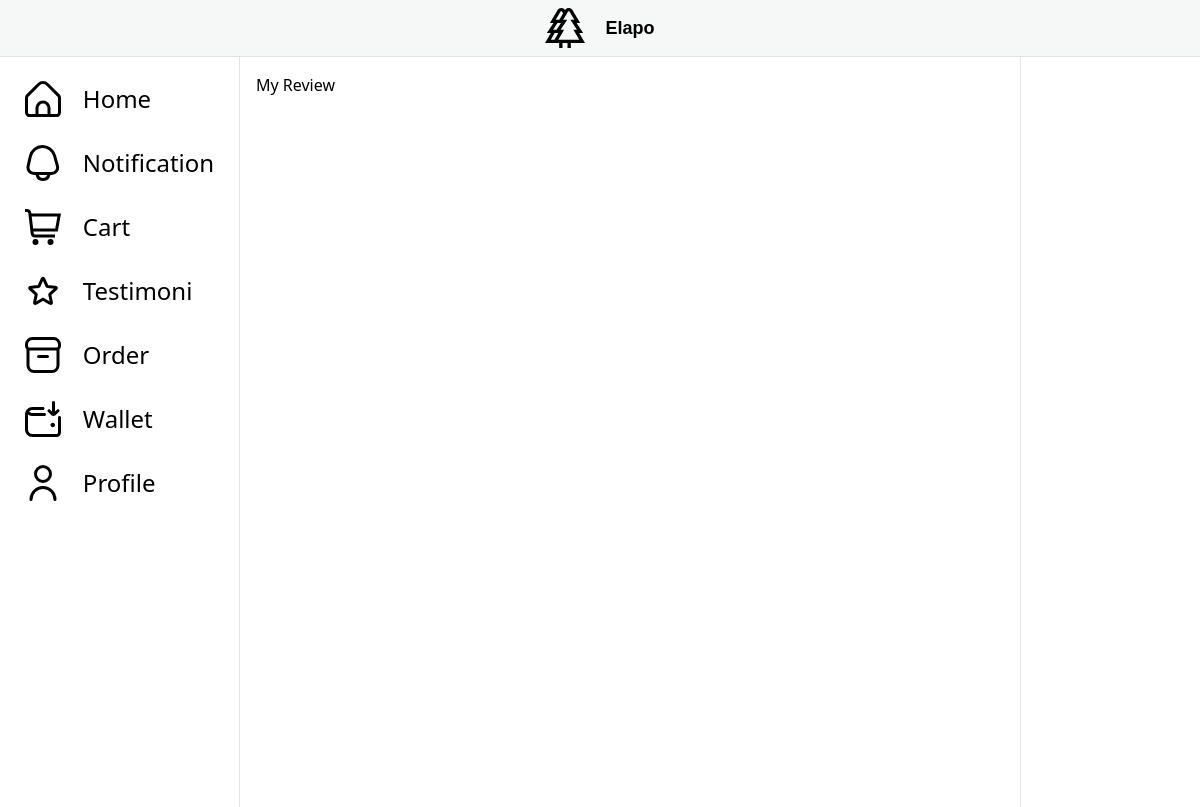
The app's page /review/my-review/ (signed in), older data.
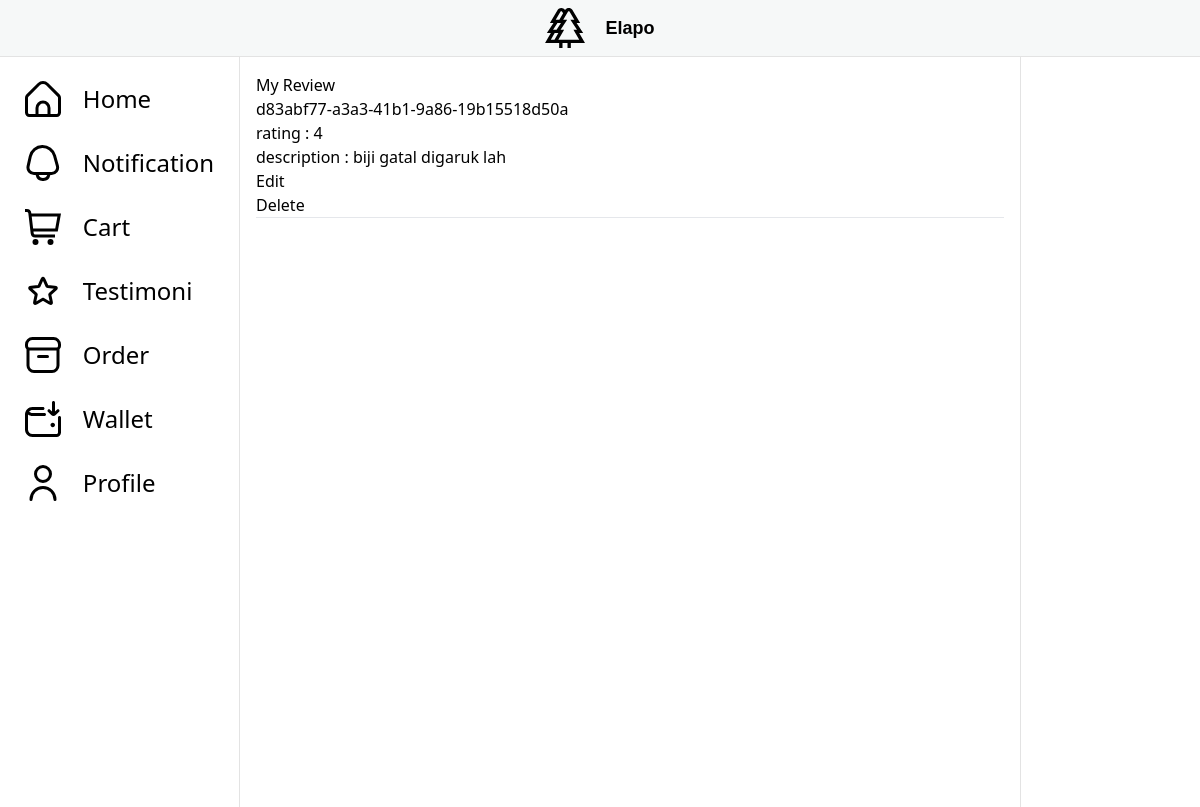
The same page, newer data.
### review/models.py (models this page shows)
class Review(models.Model):
    review_id = models.UUIDField(primary_key=True, default=uuid.uuid4, editable=False)
    customer = models.ForeignKey(Customer, on_delete=models.CASCADE)
    order = models.ForeignKey(Order, on_delete=models.CASCADE)
    description = models.TextField()
    rating = models.IntegerField()

### review/views.py (the view)
# urls.py: path("my-review/", get_review, name="my_review"),
@login_required
def get_review(request):
    context = {'user': request.user}
    if get_user_role(request.user) == 'Customer':
        context['is_customer'] = True
    else:
        return JsonResponse({'message': 'hmm you cannot see this, your not customer'})
    reviews = Review.objects.filter(customer=request.user.customer)
    context['reviews'] = reviews
    return render(request, 'user_review.html', context)

### core/views.py (called while the page is built)
def get_user_role(user):
    user_group = user.groups.values_list('name', flat='True')
    if len(user_group) == 1:
        if user_group[0] == 'Admin':
            return 'Admin'
        elif user_group[0] == 'Customer':
            return 'Customer'
        else:
            return 'Worker'
    else:
        return 'hey you mfs'

### review/templates/user_review.html (shortened to what this page needs)
{% extends 'main.html' %}
{% block content %}
<h2>My Review</h2>
{% for review in reviews%}
    <p>{{review.review_id}}</p>
    <p>rating : {{review.rating}} </p>
    <p>description : {{review.description}}</p>
    <form method="GET" action="{% url 'review:update_review' review.review_id %}">
        <button type="submit">Edit</button>
    </form>
    <form method="POST" action="{% url 'review:delete_review' review.review_id %}">
        <button type="submit">Delete</button>
    </form>
    <hr>
{%endfor%}
{% endblock content %}

### templates/main.html (shortened to what this page needs)
{% load static %}
<!DOCTYPE html>
<html>
  <head>
    <script src="https://cdn.tailwindcss.com"></script>
  </head>
  <body>
    {% include 'navbar.html'%}
    <div class="appMain-global">
    <div class="appMain-left-sidebar">
        <div class="appMain-left-sidebar-content">
        <ul>
        <a href="{% url 'main:home' %}">
        <li>
            <span>Home</span>
        </li>
        </a>
        <li>
            <span>Notification</span>
        </li>
        {% if is_customer %}
        <a href="{% url 'cart:show_cart' %}">
          <li>
              <span>Cart</span>
          </li>
        </a>
        <a href="{% url 'review:my_review' %}">
          <li>
              <span>Testimoni</span>
          </li>
        </a>
        {% endif %}
        <a href="{%url 'order:order_gateway' %}">
        <li>
            <span>Order</span>
        </li>
        </a>
        <a href="{% url 'wallet:show_wallet'%}">
        <li>
            <svg xmlns="http://www.w3.org/2000/svg" id="Layer_1" data-name="Layer 1" viewBox="0 0 24 24" width="36" height="36">
            <span>Wallet</span>
            </svg>
        </li>
        </a>
        <a href="{% if is_customer %}#{% elif is_admin %}#{% elif is_worker %} {%url 'worker:profile' %}{% endif %}">
        <li>
            <svg xmlns="http://www.w3.org/2000/svg" id="Outline" viewBox="0 0 24 24" width="36" height="36"><path d="M12,12A6,6,0,1,0,6,6,6.006,6.006,0,0,0,12,12ZM12,2A4,4,0,1,1,8,6,4,4,0,0,1,12,2Z"/><path d="M12,14a9.01,9.01,0,0,0-9,9,1,1,0,0,0,2,0,7,7,0,0,1,14,0,1,1,0,0,0,2,0A9.01,9.01,0,0,0,12,14Z"/></svg>
            <span>Profile</span>
        </li>
        </a>
        </ul>
        </div>
    </div>
    <main class="appMain-content">
    {% block content %}
    {% endblock content %}
    </main>
    <div class="appMain-right-sidebar flex align-center flex-col ">
    </div>
    </div>
  </body>
</html>

### templates/navbar.html (shortened to what this page needs)
<header>
  <div class="appHeader-global w-full bg-cream ">
    <div class="appHeader-global-start">
      <div class="appHeader-global-start-logo">
      </div>
      <div class="appHeader-global-start-dashboard">
        <span>Elapo</span>
      </div>
    </div>
  </div>
</header>

### templates/main.html (style rules this page uses)
.appMain-global { display: flex; height: calc(100vh - 50px); }
.appMain-left-sidebar { width: 20%; background: white; padding: 1rem; border-right: 1px solid #e3e3e3; overflow-y: auto; display:flex; justify-content: center; }
.appMain-left-sidebar ul { list-style: none; padding: 0; }
h2 { margin-bottom: 8px; }
.appMain-left-sidebar li { padding: 0.5rem; cursor: pointer; border-radius: 8px; font-size: 24px; display: flex; gap: var(--base-size-10, 10px); justify-content: left; align-items: space-evenly; margin-bottom:12px; }
span { padding-left: 12px; }
.appMain-content { flex: 1; padding: 1rem; overflow-y: auto; }
.appMain-right-sidebar { width: 15%; background: white; padding: 1rem; border-left: 1px solid #e3e3e3; overflow-y: auto; }

### templates/navbar.html (style rules this page uses)
.appHeader-global { font-family: Helvetica,Arial,sans-serif; display : flex; padding: var(--base-size-16, var(--base-size-16)); gap: var(--base-size-12, 12px); background-color: #f6f8f8; border-bottom: 1px solid #e3e3e3; padding-left: 10px; padding-right: 10px; padding-top: 8px; padding-bottom: 8px; }
.appHeader-global-start { flex: 1 1 auto; display: flex; gap: var(--base-size-8, 8px); justify-content: center; }
.appHeader-global-start-dashboard { font-size: 18px; display: flex; justify-content: center; align-items: center; font-weight: 700; }

Row changes from the older to the newer data that the page shows:
added Review: review_id "d83abf77-a3a3-41b1-9a86-19b15518d50a", rating "4", description "biji gatal digaruk lah"
